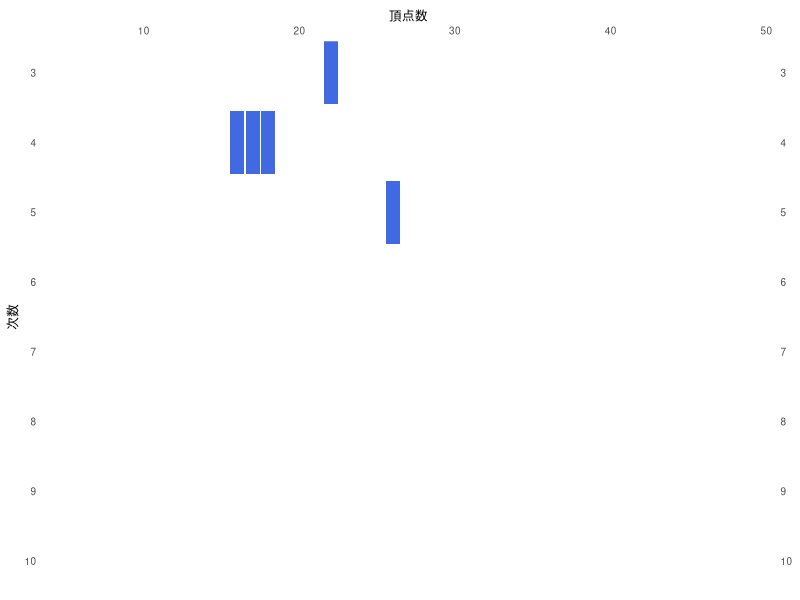

Write R code to recreate this figure.
library(readr)
library(dplyr)
library(tidyr)
library(ggplot2)

theme_set(theme_light())

data <- read_csv('../data/miner.csv') %>%
  mutate(v = ifelse(sspl == sspl_lb, 1, 0)) %>%
  select(n, d, v) %>%
  mutate(v = as.factor(v))

gp <- ggplot(
  data,
  aes(
    n,
    d,
    fill = v
    )
  ) +
  geom_tile(
    width = 0.9,
    height = 0.9
  ) +
  scale_x_continuous(
    '頂点数',
    position = 'top',
    #breaks = seq(min(data$n), max(data$n)),
    expand = c(0, 0)
    ) +
  scale_y_continuous(
    '次数',
    trans = 'reverse',
    breaks = seq(min(data$d), max(data$d)),
    expand = c(0, 0),
    sec.axis = dup_axis(name = NULL)
    ) +
  scale_fill_manual(
    guide = guide_legend(
      title = NULL,
      keywidth = 0.5,
      keyheight = 0.5
      ),
    values = c('white', 'royalblue'),
    breaks = c(1, 0),
    labels = c('存在する', '存在しない')
    ) +
  theme(
    text = element_text(size = 9),
    panel.grid = element_blank(),
    panel.border = element_blank(),
    #panel.background = element_blank(),
    plot.title = element_text(hjust = 0.5),
    #axis.line = element_blank(),
    axis.ticks = element_blank(),
    #legend.position = 'bottom'
    legend.position = 'none'
    )

ggsave('gmg-existence-h.pdf', gp, cairo_pdf,
       width = 12.5, height = 3.2, units = 'cm')
